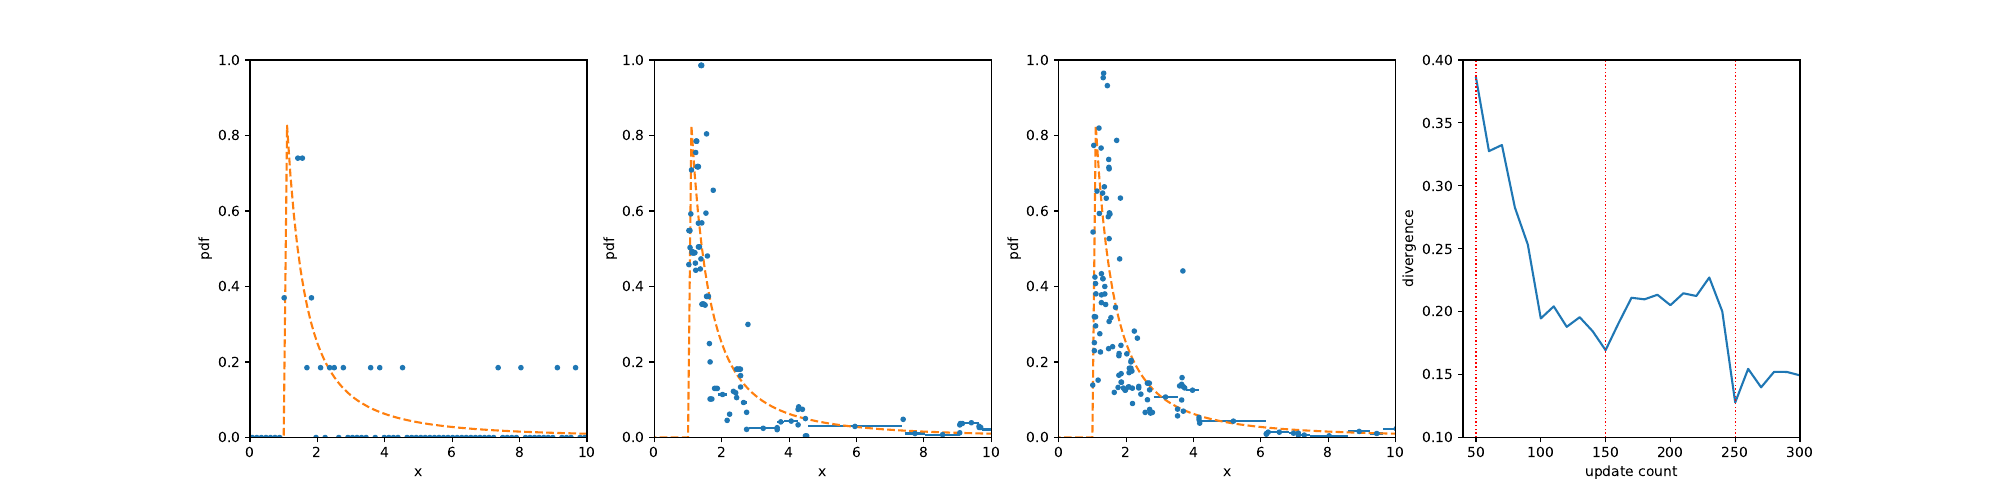

Reproduce this figure in Python.
import numpy as np
from scipy.stats import pareto
import matplotlib as mpl
import matplotlib.pyplot as plt
import preprocessing as prep

name = "basic-pareto"
dir = "../../flip-bench/experiments/basic-pareto/"

# PDF

xmin = 0
xmax = 10
ymax = 1

fig = plt.figure(figsize=(20, 5))

data_locs = [
    dir + "basic-pareto-pdf-40.out",
    dir + "basic-pareto-pdf-60.out",
    dir + "basic-pareto-pdf-220.out"
]

i = 1
for data_loc in data_locs:
    data_xmin = xmin - 10
    data_xmax = xmax + 10

    raw_dat = prep.data(data_loc, 3)
    dat = prep.transform(raw_dat, data_xmin, data_xmax)

    x1, xerr1, y1 = prep.unzip(dat)
    x2 = np.arange(data_xmin, data_xmax, 0.1)
    y2 = pareto.pdf(x2, 1)

    ax = plt.subplot(1, len(data_locs) + 1, i)
    ax.errorbar(x1, y1, xerr=xerr1, fmt='.')
    ax.plot(x2, y2, '--')
    ax.set_xlim(xmin, xmax)
    ax.set_ylim(0, ymax)
    ax.set_ylabel("pdf")
    ax.set_xlabel("x")

    i = i + 1


# KLD

kld_data_loc = dir + "basic-pareto-kld.out"

kld_data = prep.data(kld_data_loc, 2)

x3 = list(map(lambda d: d[0], kld_data))
y3 = list(map(lambda d: d[1], kld_data))
ax = plt.subplot(1, len(data_locs) + 1, len(data_locs) + 1)
ax.plot(x3, y3)
ax.axvline(50, color='r', linestyle=':', linewidth=1)
ax.axvline(150, color='r', linestyle=':', linewidth=1)
ax.axvline(250, color='r', linestyle=':', linewidth=1)
ax.set_ylabel("divergence")
ax.set_xlabel("update count")
ax.set_xlim(40, 300)
ax.set_ylim(0.10, 0.4)

plt.legend()
plt.savefig(name + '.pdf')
plt.show()
